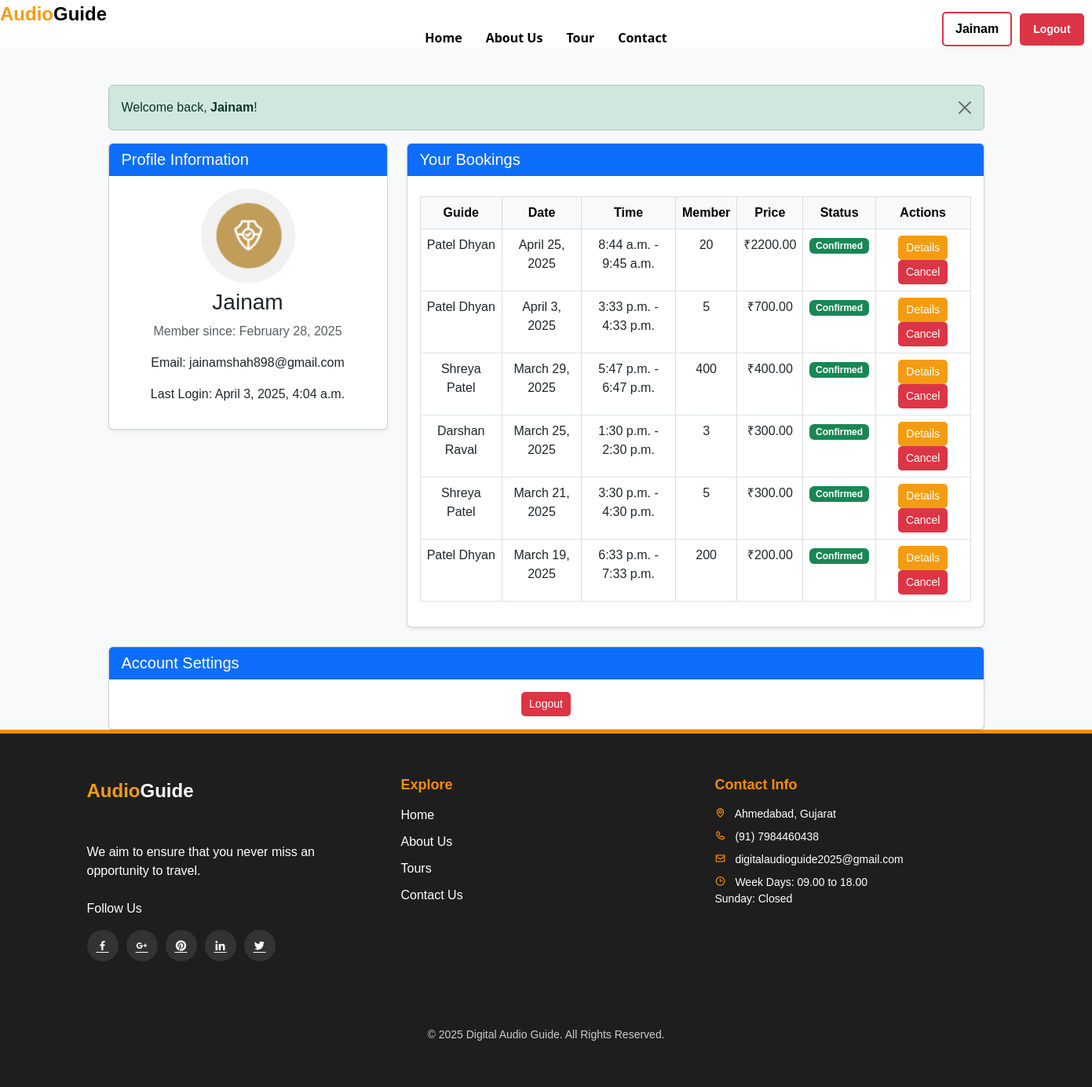
The app's page /profilepage/ (signed in) with its own data.
### Audio/models.py (models this page shows, shortened)
class Booking(models.Model):
    STATUS_CHOICES = [
        ('Confirmed', 'Confirmed'),
        ('Cancelled', 'Cancelled'),
    ]
    user = models.ForeignKey(User, on_delete=models.CASCADE, null=True, blank=True)
    guide_name = models.CharField(max_length=100, null=True, blank=True)
    date = models.DateField()
    start_time = models.TimeField()
    end_time = models.TimeField()
    member = models.PositiveIntegerField()
    price = models.DecimalField(max_digits=10, decimal_places=2, default=0)
    phone_number = models.CharField(max_length=15, null=True, blank=True)
    status = models.CharField(max_length=20, choices=STATUS_CHOICES, default='Confirmed')

### Audio/views.py (the view)
def profile_page(request):
    if not request.user.is_authenticated:
        return redirect('login')
    bookings = Booking.objects.all().order_by('-date')
    logger.info(f"Showing all {bookings.count()} bookings for demo purposes")
    for booking in bookings:
        if booking.guide_name is None or booking.guide_name == '':
            guide_names = list(GUIDE_MOBILE_NUMBERS.keys())
            if guide_names:
                booking.guide_name = guide_names[booking.id % len(guide_names)]
            else:
                booking.guide_name = f"Guide #{booking.id}"
    return render(request, 'profilepage.html', {'bookings': bookings})

### template/profilepage.html (shortened to what this page needs)
{% extends 'base.html' %}
{% load static %}
{% block content %}
<!DOCTYPE html>
<html lang="en">
<head>
    <link rel="stylesheet" href="https://cdn.jsdelivr.net/npm/bootstrap@5.3.0/dist/css/bootstrap.min.css">
    <link rel="stylesheet" href="{% static 'css/profilepage.css' %}">
</head>
<body class="bg-light">
    <div class="container mt-5">
        <div class="alert alert-success alert-dismissible fade show" role="alert">
            Welcome back, <strong>{{ user.username }}</strong>!
            <button type="button" class="btn-close" data-bs-dismiss="alert" aria-label="Close"></button>
        </div>
        <div class="row">
            <div class="col-md-4">
                <div class="card shadow-sm">
                    <div class="card-header bg-primary text-white">
                        <h5 class="mb-0">Profile Information</h5>
                    </div>
                    <div class="card-body text-center">
                        <img src="{% static 'images/icone/i1.png' %}" alt="Profile Picture" class="rounded-circle img-fluid" style="width: 120px;">
                        <h3 class="mt-2">{{ user.username }}</h3>
                        <p class="text-muted">Member since: {{ user.date_joined|date:"F d, Y" }}</p>
                        <p>Email: {{ user.email }}</p>
                        <p>Last Login: {{ user.last_login }}</p>
                    </div>
                </div>
            </div>
            <div class="col-md-8">
                <div class="card shadow-sm">
                    <div class="card-header bg-primary text-white">
                        <h5 class="mb-0">Your Bookings</h5>
                    </div>
                    <div class="card-body">
                        <table class="table table-bordered">
                            <thead class="table-light">
                                <tr>
                                    <th>Guide</th>
                                    <th>Date</th>
                                    <th>Time</th>
                                    <th>Member</th>
                                    <th>Price</th>
                                    <th>Status</th>
                                    <th>Actions</th>
                                </tr>
                            </thead>
                            <tbody>
                                {% if bookings %}
                                    {% for booking in bookings %}
                                    <tr {% if booking.status == "Cancelled" %}class="table-danger"{% endif %}>
                                        <td>{{ booking.guide_name }}</td>
                                        <td>{{ booking.date }}</td>
                                        <td>{{ booking.start_time }} - {{ booking.end_time }}</td>
                                        <td>{{ booking.member }}</td>
                                        <td>₹{{ booking.price }}</td>
                                        <td>
                                            {% if booking.status == "Confirmed" %}
                                                <span class="badge bg-success">Confirmed</span>
                                            {% else %}
                                                <span class="badge bg-danger">Cancelled</span>
                                            {% endif %}
                                        </td>
                                        <td>
                                            <button class="btn btn-sm btn-primary" data-bs-toggle="modal" data-bs-target="#bookingModal{{ booking.id }}">Details</button>
                                            {% if booking.status == "Confirmed" %}
                                                <form method="POST" action="{% url 'cancel_booking' booking.id %}" style="display: inline;">
                                                    <button type="submit" class="btn btn-sm btn-danger" onclick="return confirm('Are you sure you want to cancel this booking? A notification will be sent to the guide.')">Cancel</button>
                                                </form>
                                            {% endif %}
                                        </td>
                                    </tr>
                                    {% endfor %}
                                {% endif %}
                            </tbody>
                        </table>
                    </div>
                </div>
            </div>
        </div>
        <div class="row mt-4">
            <div class="col-md-12">
                <div class="card shadow-sm">
                    <div class="card-header bg-primary text-white">
                        <h5 class="mb-0">Account Settings</h5>
                    </div>
                    <div class="card-body text-center">
                        <a href="{% url 'logout' %}" class="btn btn-danger">Logout</a>
                    </div>
                </div>
            </div>
        </div>
    </div>
</body>
</html>
{% endblock %}

### template/base.html (shortened to what this page needs)
{% load static %}
<!DOCTYPE html>
<html lang="en">
<head>
  <link rel="stylesheet" href="{% static 'css/styles1.css' %}">
  <link rel="stylesheet" href="https://unpkg.com/swiper/swiper-bundle.min.css">
  <link href="https://unpkg.com/boxicons@2.1.4/css/boxicons.min.css" rel='stylesheet'>
</head>
<body>
 <header class="navbar">
    <div class="logo">
        <span class="logo-part1">Audio</span>
        <span class="logo-part2">Guide</span>
    </div>
    <nav class="menu">
      <a href="{% url 'index' %}" class="a1 {% if request.path == '/' %}active{% endif %}">Home</a>
      <a href="{% url 'aboutus' %}" class="a1 {% if request.path == '/aboutus/' %}active{% endif %}">About Us</a>
      <a href="{% url 'tour' %}" class="a1 {% if request.path == '/tour/' %}active{% endif %}">Tour</a>
      <a href="{% url 'contact' %}" class="a1 {% if request.path == '/contact/' %}active{% endif %}">Contact</a>
    </nav>
    <div class="icons">
      {% if user.is_authenticated %}
        <div class="user-name">
          <a href="{% url 'profile_page' %}" style="text-decoration: none; color: inherit;">{{user.username }}</a>
        </div>
        <a href="{% url 'logout' %}" class="menu-item">Logout</a>
      {% else %}
        <a href="{% url 'login' %}" class="icon user-icon"><i class='bx bxs-user'></i></a>
      {% endif%}
  </div>
  </header>
  <main>
    {% block content %}
    {% endblock %}
  </main>
  <footer class="footer">
    <div class="footer-container">
        <div class="footer-left">
          <div class="logo">
            <span class="logo-part1">Audio</span>
            <span class="logo-part2">Guide</span>
          </div>
           <br><br>
            We aim to ensure that you never miss an opportunity to travel.<br><br>
            Follow Us
            <div class="social-icons">
                <a href="#"><i class='bx bxl-facebook'></i></a>
                <a href="#"><i class='bx bxl-google-plus'></i></a>
                <a href="#"><i class='bx bxl-pinterest'></i></a>
                <a href="#"><i class='bx bxl-linkedin'></i></a>
                <a href="#"><i class='bx bxl-twitter'></i></a>
            </div>
        </div>
        <div class="footer-middle">
            <h3>Explore</h3>
            <ul>
                <li><a href="{% url 'index' %}">Home</a></li>
                <li><a href="{% url 'aboutus' %}">About Us</a></li>
                <li><a href="{% url 'tour' %}">Tours</a></li>
                <li><a href="{% url 'contact' %}">Contact Us</a></li>
            </ul>
        </div>
        <div class="footer-right">
            <h3>Contact Info</h3>
            <p><i class='bx bx-map'></i> Ahmedabad, Gujarat</p>
            <p><i class='bx bx-phone'></i> (91) 7984460438</p>
            <p><i class='bx bx-envelope'></i> digitalaudioguide2025@gmail.com</p>
            <p><i class='bx bx-time'></i> Week Days: 09.00 to 18.00<br>Sunday: Closed</p>
        </div>
    </div>
    <br><br>
    <p class="copy">
      © 2025 Digital Audio Guide. All Rights Reserved.
    </p>
  </footer>
  </body>
  </html>

### static/css/styles1.css (style rules this page uses)
:root { --primary-color: #f39c12; --secondary-color: #333; --light-color: #f5f5f5; --dark-color: #222; --text-color: #333; --border-radius: 5px; --box-shadow: 0 5px 15px rgba(0, 0, 0, 0.1); --transition: all 0.3s ease; }
body { font-family: 'Poppins', sans-serif; background-color: #fff; color: var(--text-color); line-height: 1.6; padding-top: 0; }
a { text-decoration: none; color: var(--primary-color); transition: var(--transition); }
.bg-primary { background-color: var(--primary-color) !important; }
.btn-primary { background-color: var(--primary-color) !important; border-color: var(--primary-color) !important; }
.navbar { height: 70px; padding-top: 0 !important; padding-bottom: 0 !important; transition: all 0.4s cubic-bezier(0.165, 0.84, 0.44, 1); z-index: 1030; }
.navbar { display: flex; justify-content: space-between; align-items: center; background-color: #ffffff; padding: 0px 20px; position: fixed; width: 100%; top: 0; left: 0; z-index: 1000; height: 60px; }
.logo { font-size: 24px; font-weight: bold; color: white; display: flex; align-items: center; }
.logo-part1 { color: #f39c12; }
.logo-part2 { color: #000000; }
.menu { display: flex; justify-content: center; align-items: center; gap: 30px; width: 100%; text-align: center; background: transparent; }
.a1 { color: rgb(0, 0, 0); text-decoration: none; padding-bottom: 5px; position: relative; font-weight: bold; font-family: system-ui, -apple-system, BlinkMacSystemFont, 'Segoe UI', Roboto, Oxygen, Ubuntu, Cantarell, 'Open Sans', 'Helvetica Neue', sans-serif; }
.icons { display: flex; align-items: center; justify-content: flex-end; gap: 20px; }
.icons { display: flex; align-items: center; gap: 10px; position: absolute; left: 1200px; top: 15px; }
.user-name { background-color: rgb(255, 255, 255) !important; border: 2px solid #dc3545; color: rgb(0, 0, 0); font-weight: bold; padding: 8px 15px; border-radius: 5px; display: flex; align-items: center; justify-content: center; text-decoration: none; font-size: 16px; }
.menu-item { background-color: #dc3545!important; border: 2px solid #dc3545; color: rgb(255, 255, 255)!important; font-weight: bold; padding: 8px 15px; border-radius: 5px; display: flex; align-items: center; justify-content: center; text-decoration: none; font-size: 16px; }
.user-name { display: flex; gap: 6px; }
.menu-item { font-size: 14px; color: #ffff; }
.container { max-width: 1200px; margin: 0 auto; padding: 0 15px; }
.btn-primary, .btn-secondary { display: inline-block; padding: 12px 30px; border-radius: 5px; font-weight: 600; transition: all 0.3s ease; }
.btn-primary { background-color: var(--primary-color); color: #fff; }
.footer { background: #1e1e1e; color: #fff; padding: 40px 0; border-top: 5px solid #ff8c00; }
.footer-container { display: flex; justify-content: space-between; max-width: 1200px; margin: auto; flex-wrap: wrap; }
.footer-left, .footer-middle, .footer-right { flex: 1; min-width: 250px; padding: 15px; }
.social-icons { margin-top: 15px; display: flex; gap: 10px; }
.social-icons a { display: flex; align-items: center; justify-content: center; width: 40px; height: 40px; border-radius: 50%; background: #333; color: #fff; transition: 0.3s; }
.footer-middle h3, .footer-right h3 { font-size: 18px; color: #ff8c00; margin-bottom: 15px; font-weight: bold; }
.footer-middle ul { list-style: none; padding: 0; }
.footer-middle ul li { margin-bottom: 10px; }
.footer-middle ul li a { text-decoration: none; color: #fff; transition: 0.3s; }
.footer-right p { font-size: 14px; margin-bottom: 8px; }
.footer-right i { margin-right: 8px; color: #ff8c00; }
.copy { text-align: center; margin-top: 20px; font-size: 14px; color: #ccc; }
.footer .logo-part2 { color: #fff !important; }

### static/css/profilepage.css (style rules this page uses)
body { background-color: #f5f5dc; font-family: 'Arial', sans-serif; margin: 0; padding: 0; }
table { width: 100%; border-collapse: collapse; margin-top: 10px; }
th, td { padding: 10px; text-align: center; border: 1px solid #ddd; }
th { background-color: #007bff; color: white; }
.btn { padding: 5px 10px; border: none; border-radius: 5px; cursor: pointer; font-size: 14px; }

### template/base.html (style rules this page uses)
img { max-width: 100%; }

### records on screen
Booking: guide_name "Patel Dhyan", date "April 25, 2025", start_time "8:44 a.m.", end_time "9:45 a.m.", member "20", price "2200.00", status "Confirmed"
Booking: guide_name "Patel Dhyan", date "April 3, 2025", start_time "3:33 p.m.", end_time "4:33 p.m.", member "5", price "700.00", status "Confirmed"
Booking: guide_name "Shreya Patel", date "March 29, 2025", start_time "5:47 p.m.", end_time "6:47 p.m.", member "400", price "400.00", status "Confirmed"
Booking: guide_name "Darshan Raval", date "March 25, 2025", start_time "1:30 p.m.", end_time "2:30 p.m.", member "3", price "300.00", status "Confirmed"
Booking: guide_name "Shreya Patel", date "March 21, 2025", start_time "3:30 p.m.", end_time "4:30 p.m.", member "5", price "300.00", status "Confirmed"
Booking: guide_name "Patel Dhyan", date "March 19, 2025", start_time "6:33 p.m.", end_time "7:33 p.m.", member "200", price "200.00", status "Confirmed"

### other values on screen
{{ user.username }} "Jainam"
{{ user.date_joined|date:"F d, Y" }} "February 28, 2025"
{{ user.email }} "jainamshah898@gmail.com"
{{ user.last_login }} "April 3, 2025, 4:04 a.m."
